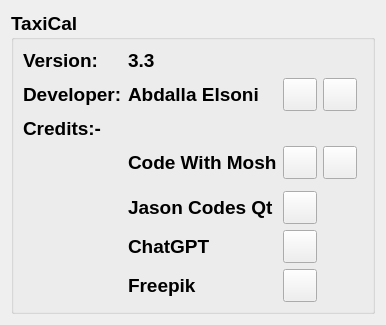
<?xml version="1.0" encoding="UTF-8"?>
<ui version="4.0">
 <class>About</class>
 <widget class="QWidget" name="About">
  <property name="windowModality">
   <enum>Qt::WindowModality::ApplicationModal</enum>
  </property>
  <property name="geometry">
   <rect>
    <x>0</x>
    <y>0</y>
    <width>372</width>
    <height>318</height>
   </rect>
  </property>
  <property name="font">
   <font>
    <pointsize>14</pointsize>
    <bold>true</bold>
   </font>
  </property>
  <property name="windowTitle">
   <string>About</string>
  </property>
  <property name="windowIcon">
   <iconset resource="Icons/TaxiCal_Icons.qrc">
    <normaloff>:/Buttons/About.png</normaloff>:/Buttons/About.png</iconset>
  </property>
  <layout class="QGridLayout" name="gridLayout">
   <item row="0" column="0">
    <widget class="QGroupBox" name="groupBox">
     <property name="title">
      <string>TaxiCal</string>
     </property>
     <layout class="QGridLayout" name="gridLayout_2">
      <item row="6" column="0">
       <widget class="QLabel" name="lb_Blank3">
        <property name="text">
         <string/>
        </property>
       </widget>
      </item>
      <item row="5" column="1">
       <widget class="QLabel" name="lb_JasonCodesQt">
        <property name="text">
         <string>Jason Codes Qt</string>
        </property>
       </widget>
      </item>
      <item row="3" column="0">
       <widget class="QLabel" name="lb_Blank1">
        <property name="text">
         <string/>
        </property>
       </widget>
      </item>
      <item row="1" column="3">
       <widget class="QToolButton" name="tb_MyGmail">
        <property name="text">
         <string/>
        </property>
        <property name="icon">
         <iconset resource="Icons/TaxiCal_Icons.qrc">
          <normaloff>:/Buttons/Gmail.png</normaloff>:/Buttons/Gmail.png</iconset>
        </property>
        <property name="iconSize">
         <size>
          <width>26</width>
          <height>26</height>
         </size>
        </property>
       </widget>
      </item>
      <item row="7" column="2">
       <widget class="QToolButton" name="tb_Freepik">
        <property name="text">
         <string/>
        </property>
        <property name="icon">
         <iconset resource="Icons/TaxiCal_Icons.qrc">
          <normaloff>:/Buttons/Freepik.png</normaloff>:/Buttons/Freepik.png</iconset>
        </property>
        <property name="iconSize">
         <size>
          <width>26</width>
          <height>26</height>
         </size>
        </property>
       </widget>
      </item>
      <item row="6" column="1">
       <widget class="QLabel" name="lb_ChatGPT">
        <property name="text">
         <string>ChatGPT</string>
        </property>
       </widget>
      </item>
      <item row="3" column="1">
       <widget class="QLabel" name="lb_CodeWithMosh">
        <property name="text">
         <string>Code With Mosh</string>
        </property>
       </widget>
      </item>
      <item row="0" column="1">
       <widget class="QLabel" name="lb_VersionNumber">
        <property name="text">
         <string>3.3</string>
        </property>
       </widget>
      </item>
      <item row="6" column="2">
       <widget class="QToolButton" name="tb_ChatGPT">
        <property name="enabled">
         <bool>true</bool>
        </property>
        <property name="text">
         <string/>
        </property>
        <property name="icon">
         <iconset resource="Icons/TaxiCal_Icons.qrc">
          <normaloff>:/Buttons/Chatgpt.png</normaloff>:/Buttons/Chatgpt.png</iconset>
        </property>
        <property name="iconSize">
         <size>
          <width>26</width>
          <height>26</height>
         </size>
        </property>
       </widget>
      </item>
      <item row="0" column="0">
       <widget class="QLabel" name="lb_Version">
        <property name="text">
         <string>Version:</string>
        </property>
       </widget>
      </item>
      <item row="2" column="0">
       <widget class="QLabel" name="lb_Credits">
        <property name="text">
         <string>Credits:-</string>
        </property>
       </widget>
      </item>
      <item row="7" column="1">
       <widget class="QLabel" name="lb_Freepik">
        <property name="text">
         <string>Freepik</string>
        </property>
       </widget>
      </item>
      <item row="5" column="0">
       <widget class="QLabel" name="lb_Blank2">
        <property name="text">
         <string/>
        </property>
       </widget>
      </item>
      <item row="1" column="2">
       <widget class="QToolButton" name="tb_MyYouTube">
        <property name="text">
         <string/>
        </property>
        <property name="icon">
         <iconset resource="Icons/TaxiCal_Icons.qrc">
          <normaloff>:/Buttons/YouTube.png</normaloff>:/Buttons/YouTube.png</iconset>
        </property>
        <property name="iconSize">
         <size>
          <width>26</width>
          <height>26</height>
         </size>
        </property>
       </widget>
      </item>
      <item row="9" column="0" colspan="5">
       <spacer name="verticalSpacer">
        <property name="orientation">
         <enum>Qt::Orientation::Vertical</enum>
        </property>
        <property name="sizeHint" stdset="0">
         <size>
          <width>20</width>
          <height>40</height>
         </size>
        </property>
       </spacer>
      </item>
      <item row="3" column="2">
       <widget class="QToolButton" name="tb_Mosh_YouTube">
        <property name="text">
         <string/>
        </property>
        <property name="icon">
         <iconset resource="Icons/TaxiCal_Icons.qrc">
          <normaloff>:/Buttons/YouTube.png</normaloff>:/Buttons/YouTube.png</iconset>
        </property>
        <property name="iconSize">
         <size>
          <width>26</width>
          <height>26</height>
         </size>
        </property>
       </widget>
      </item>
      <item row="3" column="3">
       <widget class="QToolButton" name="tb_MoshWebsite">
        <property name="text">
         <string/>
        </property>
        <property name="icon">
         <iconset resource="Icons/TaxiCal_Icons.qrc">
          <normaloff>:/Buttons/MoshWebsite.png</normaloff>:/Buttons/MoshWebsite.png</iconset>
        </property>
        <property name="iconSize">
         <size>
          <width>26</width>
          <height>26</height>
         </size>
        </property>
       </widget>
      </item>
      <item row="1" column="0">
       <widget class="QLabel" name="lb_Developer">
        <property name="text">
         <string>Developer:</string>
        </property>
       </widget>
      </item>
      <item row="5" column="2">
       <widget class="QToolButton" name="tb_JasonYouTube">
        <property name="text">
         <string/>
        </property>
        <property name="icon">
         <iconset resource="Icons/TaxiCal_Icons.qrc">
          <normaloff>:/Buttons/YouTube.png</normaloff>:/Buttons/YouTube.png</iconset>
        </property>
        <property name="iconSize">
         <size>
          <width>26</width>
          <height>26</height>
         </size>
        </property>
       </widget>
      </item>
      <item row="7" column="0">
       <widget class="QLabel" name="lb_Blank4">
        <property name="text">
         <string/>
        </property>
       </widget>
      </item>
      <item row="1" column="1">
       <widget class="QLabel" name="lb_DeveloperName">
        <property name="text">
         <string>Abdalla Elsoni</string>
        </property>
       </widget>
      </item>
      <item row="0" column="4" rowspan="8">
       <spacer name="horizontalSpacer">
        <property name="orientation">
         <enum>Qt::Orientation::Horizontal</enum>
        </property>
        <property name="sizeHint" stdset="0">
         <size>
          <width>40</width>
          <height>20</height>
         </size>
        </property>
       </spacer>
      </item>
     </layout>
    </widget>
   </item>
  </layout>
 </widget>
 <resources>
  <include location="Icons/TaxiCal_Icons.qrc"/>
 </resources>
 <connections/>
</ui>
